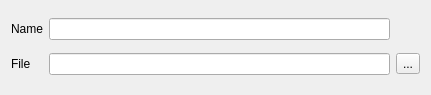
<?xml version="1.0" encoding="UTF-8"?>
<ui version="4.0">
 <class>FileResourceAddWidget</class>
 <widget class="QWidget" name="FileResourceAddWidget">
  <property name="geometry">
   <rect>
    <x>0</x>
    <y>0</y>
    <width>431</width>
    <height>95</height>
   </rect>
  </property>
  <property name="windowTitle">
   <string>Form</string>
  </property>
  <layout class="QGridLayout" name="gridLayout">
   <item row="0" column="0">
    <widget class="QLabel" name="label">
     <property name="text">
      <string>Name</string>
     </property>
    </widget>
   </item>
   <item row="0" column="1">
    <widget class="QLineEdit" name="nameEdit"/>
   </item>
   <item row="1" column="0">
    <widget class="QLabel" name="label_2">
     <property name="text">
      <string>File</string>
     </property>
    </widget>
   </item>
   <item row="1" column="1">
    <widget class="QLineEdit" name="pathEdit"/>
   </item>
   <item row="1" column="2">
    <widget class="QToolButton" name="pathButton">
     <property name="text">
      <string>...</string>
     </property>
    </widget>
   </item>
  </layout>
 </widget>
 <resources/>
 <connections/>
</ui>
